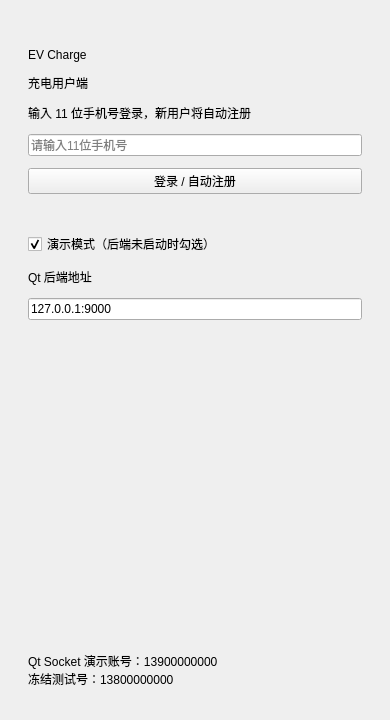
<?xml version="1.0" encoding="UTF-8"?>
<!-- 负责 loginpage 的配置、数据或界面资源，作为项目构建或运行所需的一部分。 -->
<!-- 以下节点由 Qt Designer 维护，uic 会据此生成 ui_*.h 界面类。 -->
<ui version="4.0">
 <class>LoginPage</class>
 <widget class="QWidget" name="LoginPage">
  <property name="geometry">
   <rect>
    <x>0</x>
    <y>0</y>
    <width>390</width>
    <height>720</height>
   </rect>
  </property>
  <layout class="QVBoxLayout" name="loginLayout">
   <property name="spacing">
    <number>12</number>
   </property>
   <property name="leftMargin">
    <number>28</number>
   </property>
   <property name="topMargin">
    <number>48</number>
   </property>
   <property name="rightMargin">
    <number>28</number>
   </property>
   <property name="bottomMargin">
    <number>32</number>
   </property>
   <item>
    <widget class="QLabel" name="brandLabel">
     <property name="text">
      <string>EV Charge</string>
     </property>
    </widget>
   </item>
   <item>
    <widget class="QLabel" name="titleLabel">
     <property name="text">
      <string>充电用户端</string>
     </property>
    </widget>
   </item>
   <item>
    <widget class="QLabel" name="subtitleLabel">
     <property name="text">
      <string>输入 11 位手机号登录，新用户将自动注册</string>
     </property>
     <property name="wordWrap">
      <bool>true</bool>
     </property>
    </widget>
   </item>
   <item>
    <widget class="QLineEdit" name="phoneEdit">
     <property name="maxLength">
      <number>11</number>
     </property>
     <property name="placeholderText">
      <string>请输入11位手机号</string>
     </property>
     <property name="clearButtonEnabled">
      <bool>true</bool>
     </property>
    </widget>
   </item>
   <item>
    <widget class="QPushButton" name="loginButton">
     <property name="cursor">
      <cursorShape>PointingHandCursor</cursorShape>
     </property>
     <property name="text">
      <string>登录 / 自动注册</string>
     </property>
    </widget>
   </item>
   <item>
    <widget class="QLabel" name="statusLabel">
     <property name="text">
      <string/>
     </property>
     <property name="wordWrap">
      <bool>true</bool>
     </property>
    </widget>
   </item>
   <item>
    <widget class="QCheckBox" name="demoCheck">
     <property name="text">
      <string>演示模式（后端未启动时勾选）</string>
     </property>
     <property name="checked">
      <bool>true</bool>
     </property>
    </widget>
   </item>
   <item>
    <widget class="QLabel" name="apiHintLabel">
     <property name="text">
      <string>Qt 后端地址</string>
     </property>
    </widget>
   </item>
   <item>
    <widget class="QLineEdit" name="apiEdit">
     <property name="text">
      <string>127.0.0.1:9000</string>
     </property>
    </widget>
   </item>
   <item>
    <spacer name="loginStretch">
     <property name="orientation">
      <enum>Qt::Vertical</enum>
     </property>
     <property name="sizeHint" stdset="0">
      <size>
       <width>20</width>
       <height>40</height>
      </size>
     </property>
    </spacer>
   </item>
   <item>
    <widget class="QLabel" name="hintLabel">
     <property name="text">
      <string>Qt Socket 演示账号：13900000000
冻结测试号：13800000000</string>
     </property>
     <property name="wordWrap">
      <bool>true</bool>
     </property>
    </widget>
   </item>
  </layout>
 </widget>
 <resources/>
 <connections/>
</ui>
